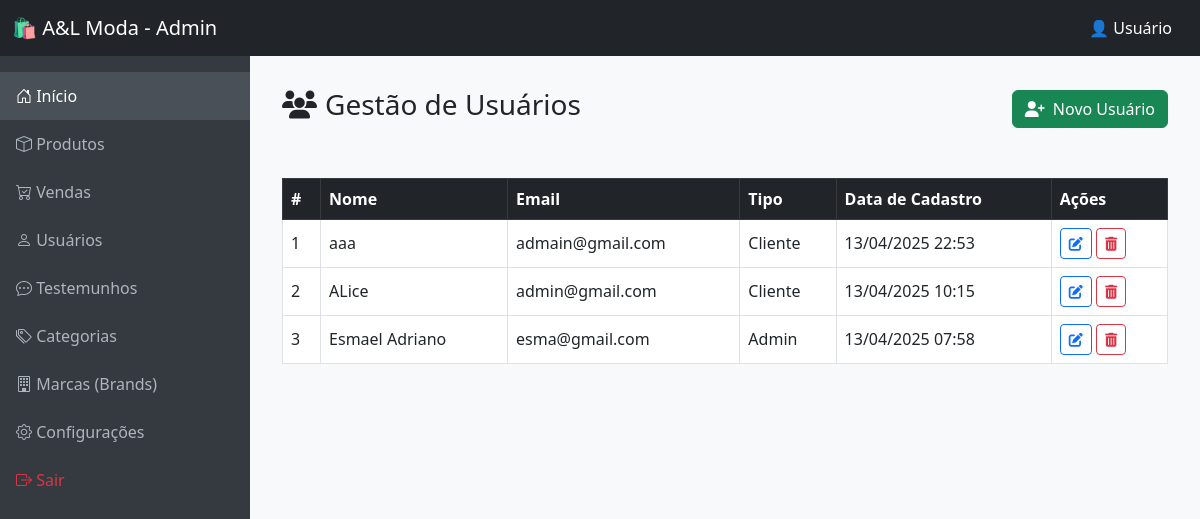
The app's page /painel/admin/usuarios.php, older data.
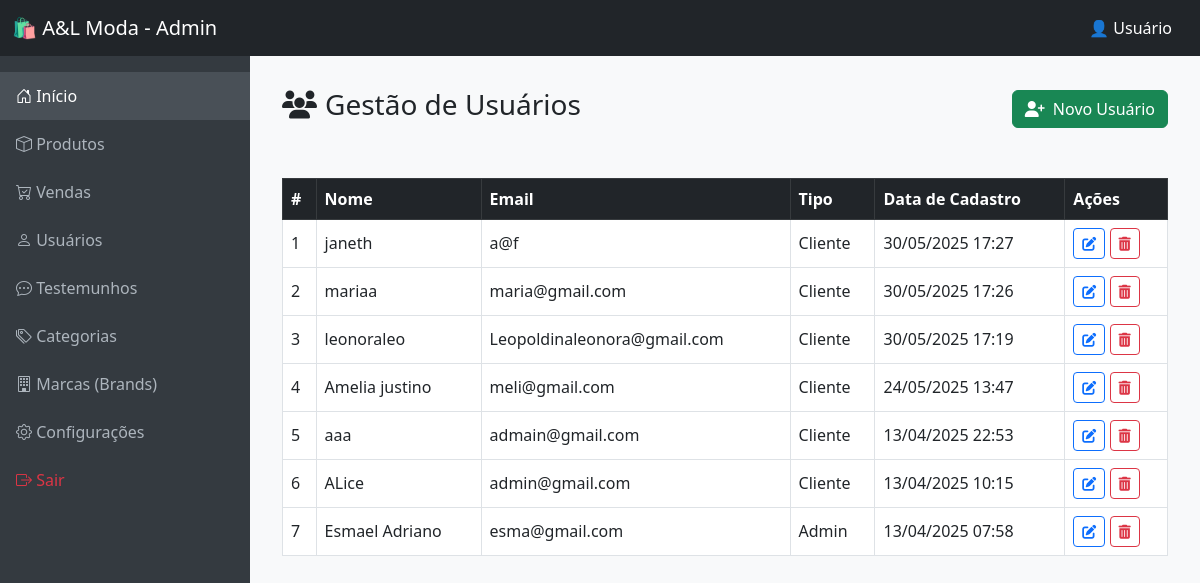
The same page, newer data.
### tables this page shows
CREATE TABLE `usuarios` (
  `id` int(11) NOT NULL,
  `nome` varchar(255) NOT NULL,
  `email` varchar(255) NOT NULL,
  `senha` varchar(255) NOT NULL,
  `tipo` enum('cliente','admin') NOT NULL,
  `data_cadastro` timestamp NOT NULL DEFAULT current_timestamp()
);

### painel/admin/usuarios.php (the view, shortened to what this page needs)
<?php
include_once('C:\xampp\htdocs\A&Lmoda\conexao.php');
$usuarios = $conn->query("SELECT * FROM usuarios ORDER BY data_cadastro DESC");
?>
<!DOCTYPE html>
<html lang="pt-br">
<head>
    <link rel="stylesheet" href="https://cdn.jsdelivr.net/npm/bootstrap@5.3.0/dist/css/bootstrap.min.css">
    <link rel="stylesheet" href="https://cdnjs.cloudflare.com/ajax/libs/animate.css/4.1.1/animate.min.css" />
</head>
<body class="bg-light">
    <?php include_once('./navbar.php'); ?>
    <div class="main-content" style="margin-top: 56px;">
        <div class="d-flex justify-content-between align-items-center mb-4">
            <h3 class="text-dark"><i class="fas fa-users me-2"></i>Gestão de Usuários</h3>
            <button class="btn btn-success" data-bs-toggle="modal" data-bs-target="#addUserModal">
                <i class="fas fa-user-plus me-1"></i> Novo Usuário
            </button>
        </div>
        <div class="table-responsive mt-5">
            <table class="table table-hover table-bordered align-middle">
                <thead class="table-dark">
                    <tr>
                        <th>#</th>
                        <th>Nome</th>
                        <th>Email</th>
                        <th>Tipo</th>
                        <th>Data de Cadastro</th>
                        <th>Ações</th>
                    </tr>
                </thead>
                <tbody>
                    <?php
                    $usuarios->data_seek(0);
                    $index = 1;
                    while ($user = $usuarios->fetch_assoc()):
                    ?>
                        <tr>
                            <td><?= $index++ ?></td>
                            <td><?= $user['nome'] ?></td>
                            <td><?= $user['email'] ?></td>
                            <td><?= ucfirst($user['tipo']) ?></td>
                            <td><?= date('d/m/Y H:i', strtotime($user['data_cadastro'])) ?></td>
                            <td>
                                <button class="btn btn-sm btn-outline-primary" data-bs-toggle="modal" data-bs-target="#editUserModal<?= $user['id'] ?>">
                                    <i class="fas fa-edit"></i>
                                </button>
                                <form method="POST" class="d-inline">
                                    <button type="submit" name="delete_user" class="btn btn-sm btn-outline-danger" onclick="return confirm('Deseja excluir este usuário?')">
                                        <i class="fas fa-trash-alt"></i>
                                    </button>
                                </form>
                            </td>
                        </tr>
                    <?php endwhile; ?>
                </tbody>
            </table>
        </div>
    </div>
    <div id="alert-container" class="position-fixed top-0 end-0 p-3" style="z-index: 1055;"></div>
</body>
</html>

Row changes from the older to the newer data that the page shows:
added usuarios: nome "janeth", email "a@f", tipo "Cliente", data_cadastro "30/05/2025 17:27"
added usuarios: nome "mariaa", email "maria@gmail.com", tipo "Cliente", data_cadastro "30/05/2025 17:26"
added usuarios: nome "leonoraleo", email "Leopoldinaleonora@gmail.com", tipo "Cliente", data_cadastro "30/05/2025 17:19"
added usuarios: nome "Amelia justino", email "meli@gmail.com", tipo "Cliente", data_cadastro "24/05/2025 13:47"
